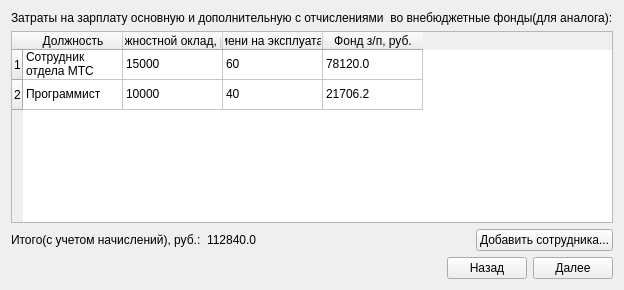
      <widget class="QWidget" name="tab_19">
       <attribute name="title">
        <string>Эксплуат.2</string>
       </attribute>
       <layout class="QVBoxLayout" name="verticalLayout_17">
        <item>
         <widget class="QLabel" name="label_37">
          <property name="text">
           <string>Затраты на зарплату основную и дополнительную с отчислениями  во внебюджетные фонды(для аналога):</string>
          </property>
         </widget>
        </item>
        <item>
         <widget class="QTableWidget" name="tableWidget_12">
          <row>
           <property name="text">
            <string>1</string>
           </property>
          </row>
          <row>
           <property name="text">
            <string>2</string>
           </property>
          </row>
          <column>
           <property name="text">
            <string>Должность</string>
           </property>
          </column>
          <column>
           <property name="text">
            <string>Должностной оклад, руб.</string>
           </property>
          </column>
          <column>
           <property name="text">
            <string>Затраты времени на эксплуатацию, чел./дн.</string>
           </property>
          </column>
          <column>
           <property name="text">
            <string>Фонд з/п, руб.</string>
           </property>
          </column>
          <item row="0" column="0">
           <property name="text">
            <string>Сотрудник отдела МТС</string>
           </property>
          </item>
          <item row="0" column="1">
           <property name="text">
            <string>15000</string>
           </property>
          </item>
          <item row="0" column="2">
           <property name="text">
            <string>60</string>
           </property>
          </item>
          <item row="0" column="3">
           <property name="text">
            <string>78120.0</string>
           </property>
          </item>
          <item row="1" column="0">
           <property name="text">
            <string>Программист</string>
           </property>
          </item>
          <item row="1" column="1">
           <property name="text">
            <string>10000</string>
           </property>
          </item>
          <item row="1" column="2">
           <property name="text">
            <string>40</string>
           </property>
          </item>
          <item row="1" column="3">
           <property name="text">
            <string>21706.2</string>
           </property>
          </item>
         </widget>
        </item>
        <item>
         <layout class="QHBoxLayout" name="horizontalLayout_37">
          <item>
           <widget class="QLabel" name="label_38">
            <property name="text">
             <string>Итого(с учетом начислений), руб.:</string>
            </property>
           </widget>
          </item>
          <item>
           <widget class="QLabel" name="label_39">
            <property name="text">
             <string>112840.0</string>
            </property>
           </widget>
          </item>
          <item>
           <spacer name="horizontalSpacer_33">
            <property name="orientation">
             <enum>Qt::Horizontal</enum>
            </property>
            <property name="sizeHint" stdset="0">
             <size>
              <width>40</width>
              <height>20</height>
             </size>
            </property>
           </spacer>
          </item>
          <item>
           <widget class="QPushButton" name="pushButton_48">
            <property name="text">
             <string>Добавить сотрудника...</string>
            </property>
           </widget>
          </item>
         </layout>
        </item>
        <item>
         <layout class="QHBoxLayout" name="horizontalLayout_38">
          <item>
           <spacer name="horizontalSpacer_34">
            <property name="orientation">
             <enum>Qt::Horizontal</enum>
            </property>
            <property name="sizeHint" stdset="0">
             <size>
              <width>40</width>
              <height>20</height>
             </size>
            </property>
           </spacer>
          </item>
          <item>
           <widget class="QPushButton" name="pushButton_49">
            <property name="text">
             <string>Назад</string>
            </property>
           </widget>
          </item>
          <item>
           <widget class="QPushButton" name="pushButton_50">
            <property name="text">
             <string>Далее</string>
            </property>
           </widget>
          </item>
         </layout>
        </item>
       </layout>
      </widget>
